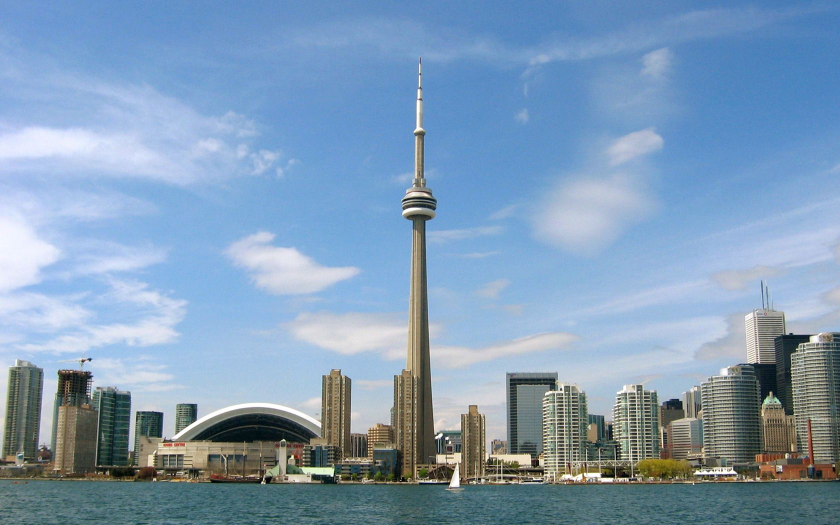
#> input picture Part 2/Lab3/dataset/test/city/city_test-001.jpg, 1680 x 1050 px (shown at 1/2 size); its folder holds only this picture in this run
$ jupyter execute --allow-errors 'ECE 365 Part 2 Lab 3 Ke Xu 3190110360.ipynb'   (shell and % lines are left out)
#> lines starting #> are read from the running program, lines starting #| are printed output that depends on the picture
# Part 2, Lab #3: Bag of Visual Words

Ke Xu 3190110360

### Due April 13th, 2023 11:59 PM CST
#### Logistics and Lab Submission
See the **BlackBoard**.
#### What You Will Need To Know For This Lab

This lab covers:

- Learning Bag of Visual Features.

The submission procedure is provided below:
- You will be provided with a Jupyter Notebook for this lab where you need to implement the provided functions as needed for each question. Follow the instructions provided in this Jupyter Notebook (.ipynb) to implement the required functions.
- Upload the **PDF** (screen shot) file of your Jupyter Notebook (.ipynb file).
- Your grades and feedbacks will appear on BlackBoard. You will have a chance to re-submit your code, only if you have *reasonable* submissions before the deadline (i.e. not an empty script).

# Problem 1: Training

1. import packages.

[cell 1]
import cv2
import numpy as np
import os
from sklearn.cluster import KMeans
from sklearn.svm import SVC
from sklearn.preprocessing import StandardScaler
from matplotlib import pyplot as plt
from sklearn import svm, datasets
from sklearn.model_selection import train_test_split
from sklearn.metrics import confusion_matrix
from sklearn.utils.multiclass import unique_labels
from sklearn.metrics.pairwise import chi2_kernel
from sklearn.model_selection import GridSearchCV
from sklearn.metrics import accuracy_score

2. Define the function before the training.

[cell 2]
def getFiles(train, path):
    images = []
    count = 0
    for folder in os.listdir(path):
        for file in  os.listdir(os.path.join(path, folder)):
            images.append(os.path.join(path, os.path.join(folder, file)))

    if(train is True):
        np.random.shuffle(images)

    return images

def getDescriptors(sift, img):
    kp, des = sift.detectAndCompute(img, None)
    return des

def readImage(img_path):
#> called with img_path = './dataset/test/city/city_test-001.jpg'
    img = cv2.imread(img_path, 0)
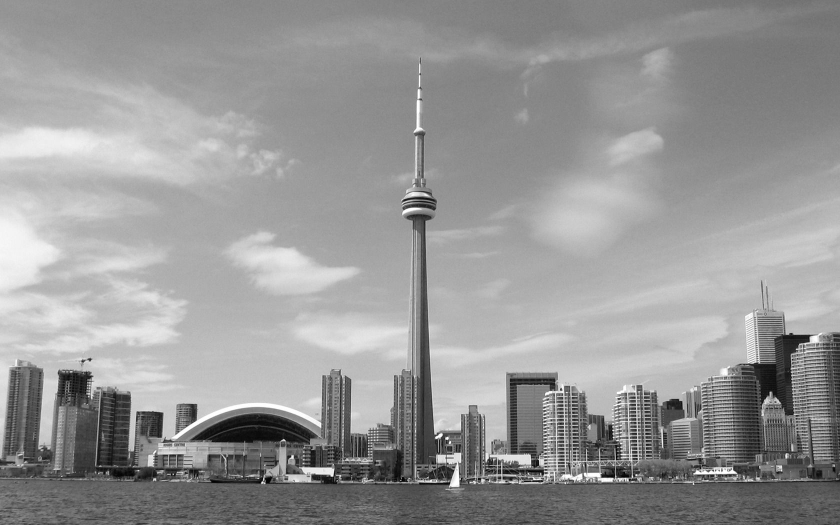
#> img: shape (1050, 1680) (shown at 1/2 size); min 0, max 255, mean 150.8
    return cv2.resize(img,(150,150))
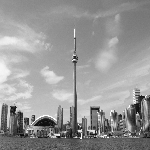
#> returned value: shape (150, 150); min 3, max 255, mean 150.8
#> in getDescriptors, `kp, des = sift.detectAndCompute(img, None)`: kp = 97 keypoints; strongest (x, y, size): (13, 109, 3.9), (75, 57, 1.8), (45, 122, 7.2), (97, 109, 2.4)

def vstackDescriptors(descriptor_list):
    descriptors = np.array(descriptor_list[0])
    for descriptor in descriptor_list[1:]:
        descriptors = np.vstack((descriptors, descriptor))
#> this loop made 0 passes

    return descriptors

def normalizeFeatures(scale, features):
    return scale.transform(features)

# [73 lines left out: functions plotHistogram, svcParamSelection, plotConfusionMatrix, plotConfusions, not called in this run]

def findAccuracy(true, predictions):
    print ('accuracy score: %0.3f' % accuracy_score(true, predictions))

$ run again, on Part 2/Lab3/dataset/test/city/city_test-007.jpg
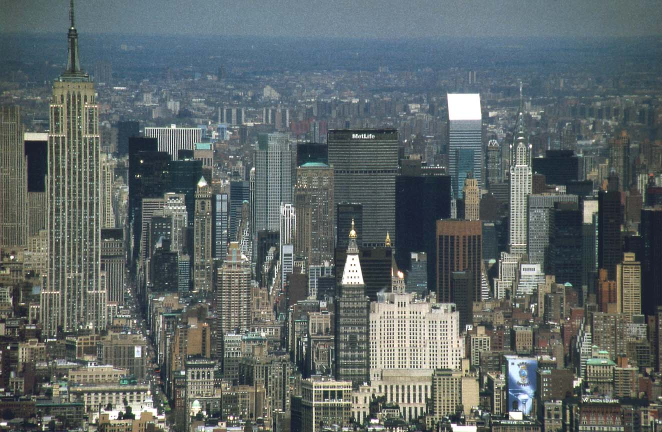
#> input picture Part 2/Lab3/dataset/test/city/city_test-007.jpg, 1324 x 864 px (shown at 1/2 size)
#> in readImage, `img = cv2.imread(img_path, 0)`:
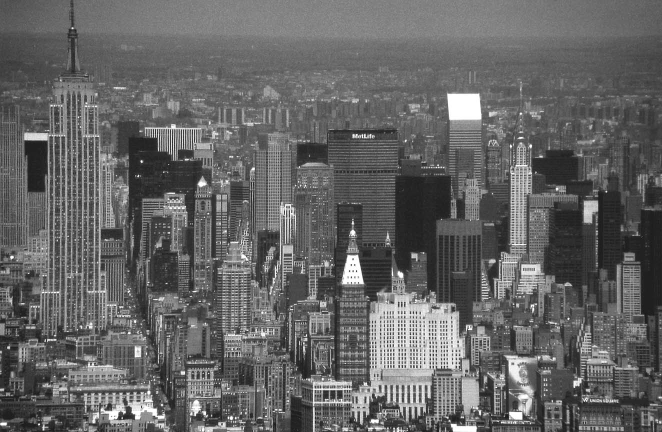
#> img: shape (864, 1324) (shown at 1/2 size); min 0, max 255, mean 101
#> in readImage, `return cv2.resize(img,(150,150))`:
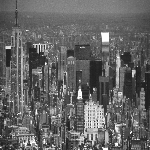
#> returned value: shape (150, 150); min 20, max 255, mean 100.2
#> kp = 245 keypoints; strongest (x, y, size): (116, 144, 2.2), (80, 93, 3.4), (105, 37, 6.1), (8, 47, 2.6)

$ run again, on Part 2/Lab3/dataset/test/city/city_test-008.jpg
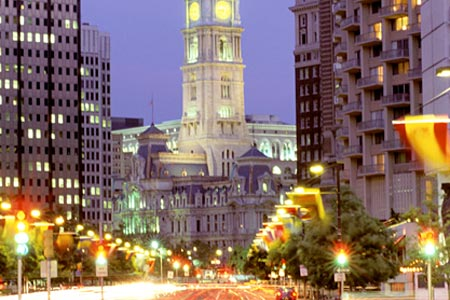
#> input picture Part 2/Lab3/dataset/test/city/city_test-008.jpg, 450 x 300 px
#> in readImage, `img = cv2.imread(img_path, 0)`:
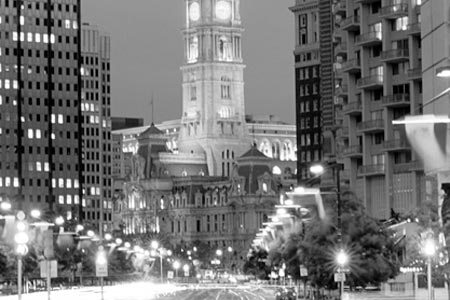
#> img: shape (300, 450); min 0, max 255, mean 116.9
#> in readImage, `return cv2.resize(img,(150,150))`:
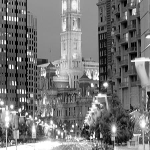
#> returned value: shape (150, 150); min 0, max 255, mean 117.3
#> kp = 318 keypoints; strongest (x, y, size): (105, 84, 3.3), (20, 110, 2), (92, 85, 2.2), (101, 136, 2)

$ run again, on Part 2/Lab3/dataset/test/city/city_test-009.jpg
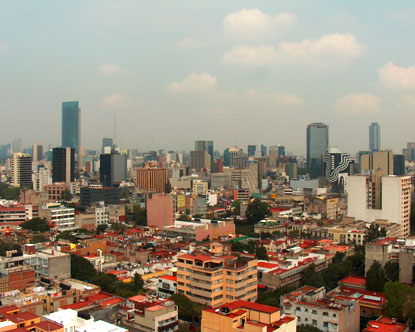
#> input picture Part 2/Lab3/dataset/test/city/city_test-009.jpg, 415 x 332 px
#> in readImage, `img = cv2.imread(img_path, 0)`:
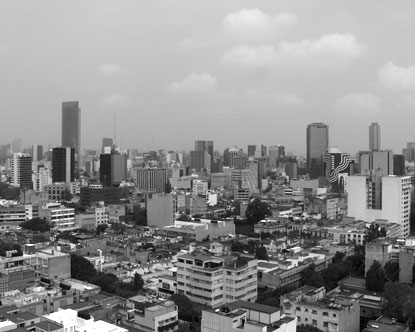
#> img: shape (332, 415); min 0, max 255, mean 143.3
#> in readImage, `return cv2.resize(img,(150,150))`:
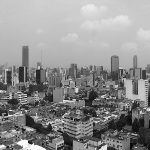
#> returned value: shape (150, 150); min 3, max 255, mean 143.1
#> kp = 218 keypoints; strongest (x, y, size): (30, 142, 2.6), (23, 143, 5.3), (3, 146, 2.5), (28, 129, 3.5)

$ run again, on Part 2/Lab3/dataset/test/city/city_test-002.jpg
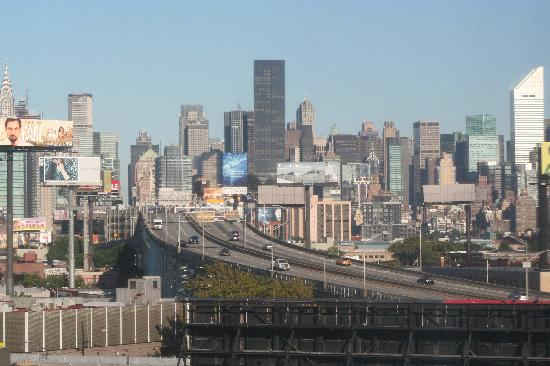
#> input picture Part 2/Lab3/dataset/test/city/city_test-002.jpg, 550 x 366 px
#> in readImage, `img = cv2.imread(img_path, 0)`:
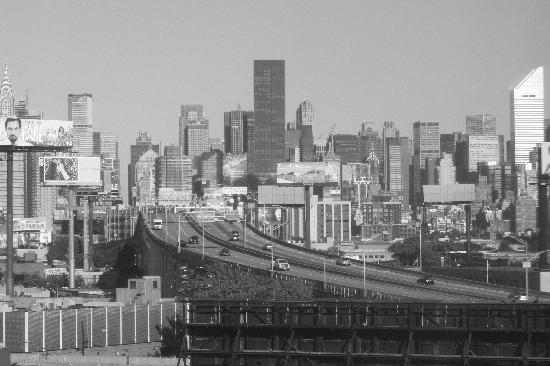
#> img: shape (366, 550); min 10, max 255, mean 136.1
#> in readImage, `return cv2.resize(img,(150,150))`:
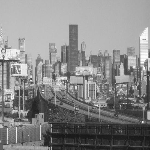
#> returned value: shape (150, 150); min 18, max 254, mean 135.7
#> kp = 255 keypoints; strongest (x, y, size): (6, 59, 2), (134, 67, 2), (12, 97, 2.7), (63, 78, 2.2)
